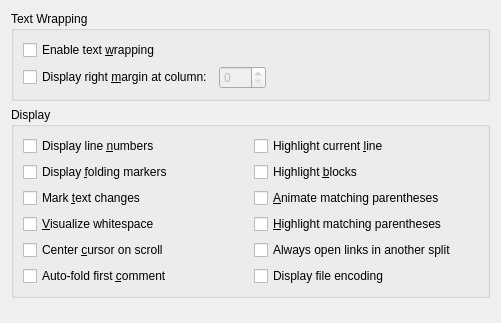
<?xml version="1.0" encoding="UTF-8"?>
<ui version="4.0">
 <class>TextEditor::Internal::DisplaySettingsPage</class>
 <widget class="QWidget" name="TextEditor::Internal::DisplaySettingsPage">
  <property name="geometry">
   <rect>
    <x>0</x>
    <y>0</y>
    <width>501</width>
    <height>323</height>
   </rect>
  </property>
  <layout class="QGridLayout" name="gridLayout_3">
   <item row="0" column="0">
    <widget class="QGroupBox" name="groupBoxText">
     <property name="title">
      <string>Text Wrapping</string>
     </property>
     <layout class="QGridLayout" name="gridLayout">
      <item row="0" column="0">
       <widget class="QCheckBox" name="enableTextWrapping">
        <property name="text">
         <string>Enable text &amp;wrapping</string>
        </property>
       </widget>
      </item>
      <item row="1" column="0">
       <layout class="QHBoxLayout" name="horizontalLayout">
        <item>
         <widget class="QCheckBox" name="showWrapColumn">
          <property name="text">
           <string>Display right &amp;margin at column:</string>
          </property>
         </widget>
        </item>
        <item>
         <widget class="QSpinBox" name="wrapColumn">
          <property name="enabled">
           <bool>false</bool>
          </property>
          <property name="maximum">
           <number>999</number>
          </property>
         </widget>
        </item>
        <item>
         <spacer name="horizontalSpacer">
          <property name="orientation">
           <enum>Qt::Horizontal</enum>
          </property>
          <property name="sizeHint" stdset="0">
           <size>
            <width>40</width>
            <height>20</height>
           </size>
          </property>
         </spacer>
        </item>
       </layout>
      </item>
     </layout>
    </widget>
   </item>
   <item row="2" column="0">
    <spacer name="verticalSpacer">
     <property name="orientation">
      <enum>Qt::Vertical</enum>
     </property>
     <property name="sizeHint" stdset="0">
      <size>
       <width>20</width>
       <height>8</height>
      </size>
     </property>
    </spacer>
   </item>
   <item row="1" column="0">
    <widget class="QGroupBox" name="groupBoxDisplay">
     <property name="title">
      <string>Display</string>
     </property>
     <layout class="QGridLayout" name="gridLayout_2">
      <item row="4" column="1">
       <widget class="QCheckBox" name="highlightMatchingParentheses">
        <property name="text">
         <string>&amp;Highlight matching parentheses</string>
        </property>
       </widget>
      </item>
      <item row="2" column="0">
       <widget class="QCheckBox" name="markTextChanges">
        <property name="text">
         <string>Mark &amp;text changes</string>
        </property>
       </widget>
      </item>
      <item row="4" column="0">
       <widget class="QCheckBox" name="visualizeWhitespace">
        <property name="toolTip">
         <string>Show tabs and spaces.</string>
        </property>
        <property name="text">
         <string>&amp;Visualize whitespace</string>
        </property>
       </widget>
      </item>
      <item row="1" column="1">
       <widget class="QCheckBox" name="highlightBlocks">
        <property name="text">
         <string>Highlight &amp;blocks</string>
        </property>
       </widget>
      </item>
      <item row="5" column="0">
       <widget class="QCheckBox" name="centerOnScroll">
        <property name="text">
         <string>Center &amp;cursor on scroll</string>
        </property>
       </widget>
      </item>
      <item row="1" column="0">
       <widget class="QCheckBox" name="displayFoldingMarkers">
        <property name="text">
         <string>Display &amp;folding markers</string>
        </property>
       </widget>
      </item>
      <item row="0" column="1">
       <widget class="QCheckBox" name="highlightCurrentLine">
        <property name="text">
         <string>Highlight current &amp;line</string>
        </property>
       </widget>
      </item>
      <item row="2" column="1">
       <widget class="QCheckBox" name="animateMatchingParentheses">
        <property name="text">
         <string>&amp;Animate matching parentheses</string>
        </property>
       </widget>
      </item>
      <item row="0" column="0">
       <widget class="QCheckBox" name="displayLineNumbers">
        <property name="text">
         <string>Display line &amp;numbers</string>
        </property>
       </widget>
      </item>
      <item row="6" column="0">
       <widget class="QCheckBox" name="autoFoldFirstComment">
        <property name="text">
         <string>Auto-fold first &amp;comment</string>
        </property>
       </widget>
      </item>
      <item row="5" column="1">
       <widget class="QCheckBox" name="openLinksInNextSplit">
        <property name="text">
         <string>Always open links in another split</string>
        </property>
       </widget>
      </item>
      <item row="6" column="1">
       <widget class="QCheckBox" name="displayFileEncoding">
        <property name="text">
         <string>Display file encoding</string>
        </property>
       </widget>
      </item>
     </layout>
    </widget>
   </item>
  </layout>
 </widget>
 <resources/>
 <connections>
  <connection>
   <sender>showWrapColumn</sender>
   <signal>toggled(bool)</signal>
   <receiver>wrapColumn</receiver>
   <slot>setEnabled(bool)</slot>
   <hints>
    <hint type="sourcelabel">
     <x>238</x>
     <y>84</y>
    </hint>
    <hint type="destinationlabel">
     <x>299</x>
     <y>84</y>
    </hint>
   </hints>
  </connection>
 </connections>
</ui>
